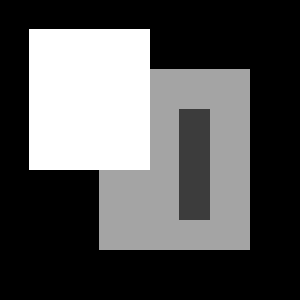
#> input picture Week6/week06_data/TestIm1.png, 300 x 300 px
$ jupyter execute --allow-errors Week6.ipynb
#> lines starting #> are read from the running program, lines starting #| are printed output that depends on the picture; after the words box and inside, x2 and y2 are one past the last pixel; in counts of white or black regions, pixels touching at a corner belong together
[cell 1]
import numpy as np
import cv2
import math
import matplotlib.pyplot as plt

# Ex 6.1

[cell 2]
def gaussian1DKernel(sigma):
    '''
    sigma: standard deviation
    '''

    half_length = np.ceil(4*sigma)               ## half_length = n*sigma in (u+n*sigma)
                                                 ## np.ceil: up floor
    x = np.arange(-half_length, half_length+1).reshape(-1,1)
    g =1/np.sqrt(2 * math.pi * (sigma**2)) * np.exp(-x**2 / (2*(sigma**2)))
    gd = -x/(sigma**2) * g
    return g, gd

[cell 3]
g, gd = gaussian1DKernel(1)
plt.figure(figsize=(3,3))
ax = plt.axes()
ax.plot(g)
ax.plot(gd)
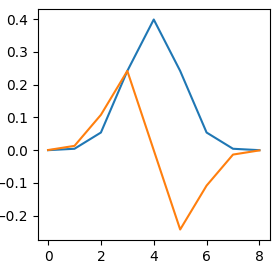
#> figure drawn by matplotlib, 1 panel

# Ex 6.2

[cell 4]
def gaussianSmoothing(im, sigma):
    g, gd = gaussian1DKernel(sigma)
    I = cv2.filter2D(cv2.filter2D(im, -1, g.T), -1, g)
    Ix = cv2.filter2D(cv2.filter2D(im, -1, gd.T), -1, g)
    Iy = cv2.filter2D(cv2.filter2D(im, -1, g.T), -1, gd)
    return I, Ix, Iy

[cell 5]
img = cv2.imread('./week06_data/TestIm1.png').astype('float32')
#> img: shape (300, 300, 3) float32; min 0, max 255, mean 84.8
gray = cv2.cvtColor(img, cv2.COLOR_BGR2GRAY)
I, Ix, Iy = gaussianSmoothing(gray, 2)
plt.subplot(1,3,1)
plt.imshow(I, cmap='gray')
plt.subplot(1,3,2)
plt.imshow(Ix, cmap='gray')
plt.subplot(1,3,3)
plt.imshow(Iy, cmap='gray')

[cell 6]
img = cv2.imread('./week06_data/TestIm2.png').astype('float32')
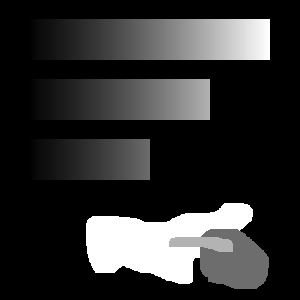
#> input picture Week6/week06_data/TestIm2.png, 300 x 300 px
#> img: shape (300, 300, 3) float32; min 0, max 255, mean 47.6
gray = cv2.cvtColor(img, cv2.COLOR_BGR2GRAY)
I, Ix, Iy = gaussianSmoothing(gray, 3)
#> call 2 of gaussianSmoothing, with sigma = 3
#> in gaussianSmoothing (call 2), `Ix = cv2.filter2D(cv2.filter2D(im, -1, gd.T), -1, g)`:
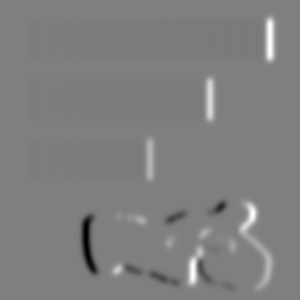
#> Ix: shape (300, 300) float32; min -33.59, max 33.45, mean 0; drawn with min black and max white
plt.subplot(1,3,1)
plt.imshow(I, cmap='gray')
plt.subplot(1,3,2)
plt.imshow(Ix, cmap='gray')
plt.subplot(1,3,3)
plt.imshow(Iy, cmap='gray')

# Ex 6.3

[cell 7]
def smoothedHessian(im, sigma, epsilon):
#> called with sigma = 2, epsilon = 0.3
    ge, _ = gaussian1DKernel(epsilon)
    I, Ix, Iy = gaussianSmoothing(im, sigma)

    '''
    Cx = cv2.filter2D(cv2.filter2D(Ix*Ix, -1, g), -1, g.T)
    Cxy = cv2.filter2D(cv2.filter2D(Ix*Iy, -1, g), -1, g.T)
    Cy = cv2.filter2D(cv2.filter2D(Iy*Iy, -1, g), -1, g.T)

    '''
    Cx = cv2.filter2D(Ix**2, -1, ge)
    Cxy = cv2.filter2D(Ix*Iy, -1, ge)
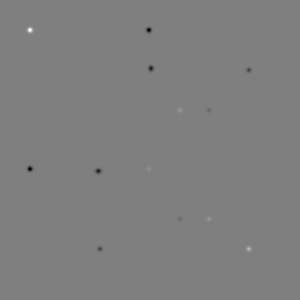
#> Cxy: shape (300, 300) float32; min -1198, max 1198, mean -0.7; drawn with min black and max white
    Cy = cv2.filter2D(Iy**2, -1, ge)

    return Cx, Cxy, Cy

[cell 8]
img = cv2.imread('./week06_data/TestIm1.png').astype('float32')
gray = cv2.cvtColor(img, cv2.COLOR_BGR2GRAY)
Cx, Cxy, Cy = smoothedHessian(gray, 2, 0.3)
plt.subplot(1,3,1)
plt.imshow(Cx, cmap='gray')
plt.subplot(1,3,2)
plt.imshow(Cxy, cmap='gray')
plt.subplot(1,3,3)
plt.imshow(Cy, cmap='gray')

[cell 9]
img = cv2.imread('./week06_data/TestIm2.png').astype('float32')
gray = cv2.cvtColor(img, cv2.COLOR_BGR2GRAY)
Cx, Cxy, Cy = smoothedHessian(gray, 2, 1)
plt.subplot(1,3,1)
plt.imshow(Cx, cmap='gray')
plt.subplot(1,3,2)
plt.imshow(Cxy, cmap='gray')
plt.subplot(1,3,3)
plt.imshow(Cy, cmap='gray')

# Ex 6.4

[cell 10]
def harrisMeasure(im, sigma, epsilon, k):
#> called with sigma = 2, epsilon = 0.33, k = 0.06
    Cx, Cxy, Cy = smoothedHessian(im, sigma, epsilon)
    r = Cx*Cy - Cxy**2 - k*((Cx + Cy)**2)
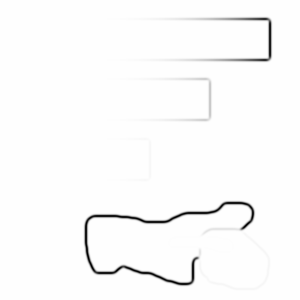
#> r: shape (300, 300) float32; min -606580.9, max 4.32, mean -9038.2; drawn with min black and max white
    return r

[cell 11]
img = cv2.imread('./week06_data/TestIm2.png').astype('float32')
gray = cv2.cvtColor(img, cv2.COLOR_BGR2GRAY)
r = harrisMeasure(gray, 2, 0.33, 0.06)
print(np.where(r==np.max(r)))
#| (array([234]), array([208]))

[cell 12]
0.8*r.astype('uint8').max()
#> Out = 204

[cell 13]
0.1*r.astype('uint8').max()
#> Out = 25.5

[cell 14]
plt.imshow(r, cmap='gray')

# Ex 6.5

[cell 15]
def cornerDetector(im, sigma, epsilon, k, tau):
#> called with sigma = 2, epsilon = 0.3, k = 0.06, tau = 240
    c = np.zeros_like(im)
    r = harrisMeasure(im.copy(), sigma, epsilon, k)
    r = r.astype('uint8')
    #print('r', r.astype('uint8').min())
    for i in range(1, r.shape[0]-1):
        for j in range(1, r.shape[1]-1):
            if r[i, j] > tau and r[i,j]>r[i+1,j] and r[i,j]>=r[i-1,j] and r[i,j]>r[i,j+1] and r[i,j]>=r[i,j-1]:
                c[i,j] = 1
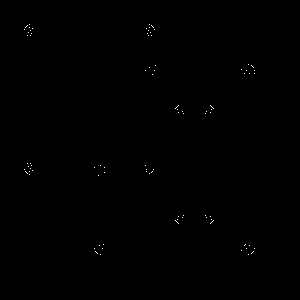
#> c: shape (300, 300) float32; values 0 (black) and 1 (white), 0.13% white in thin lines or dots, all inside (x1, y1, x2, y2) = (24, 24, 255, 255)

    corners = np.asarray(np.where(c==1)).T
    return corners

[cell 16]
img = cv2.imread('./week06_data/TestIm1.png').astype('float32')
gray = cv2.cvtColor(img.copy(), cv2.COLOR_BGR2GRAY)
#corners = cornerDetector(gray, 2, 0.3, 0.06, 100)  ## tau = (0.1*r.max()) ~ (0.8*r.max())
corners = cornerDetector(gray, 2, 0.3, 0.06, 240)  ## tau = (0.1*r.max()) ~ (0.8*r.max())
#> corners = 113 pairs, first value 24 to 254, second value 24 to 254
for corner in corners:
    img[corner[0], corner[1]] = [255, 0, 0]
#> this loop made 113 passes
#> corner on passes 1 to 12: [24, 29], [24, 149], [25, 27], [25, 151], [26, 26], [26, 152], [27, 25], [27, 29], [27, 149], [27, 153], [28, 32], [28, 146]
plt.imshow(img.astype('uint8'))

[cell 17]
img = cv2.imread('./week06_data/TestIm2.png').astype('float32')
gray = cv2.cvtColor(img.copy(), cv2.COLOR_BGR2GRAY)
corners = cornerDetector(gray, 1, 0.3, 0.06, 240)  ## tau = (0.1*r.max()) ~ (0.8*r.max())
#> call 2 of cornerDetector, with sigma = 1, epsilon = 0.3, k = 0.06, tau = 240
#> in gaussianSmoothing (call 7), `Iy = cv2.filter2D(cv2.filter2D(im, -1, g.T), -1, gd)`:
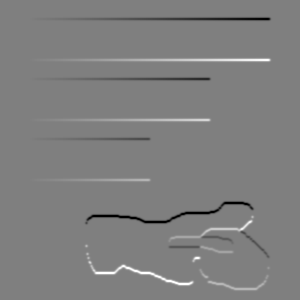
#> Iy: shape (300, 300) float32; min -92.76, max 92.76, mean 0; drawn with min black and max white
#> in cornerDetector (call 2), `r = r.astype('uint8')`:
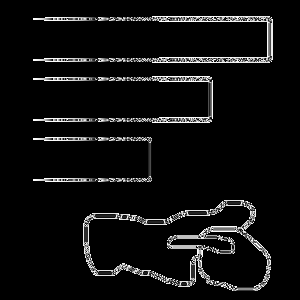
#> r: shape (300, 300); min 0, max 255, mean 15.2
#> after the loop in cornerDetector (call 2), `for i in range(1, r.shape[0]-1):`:
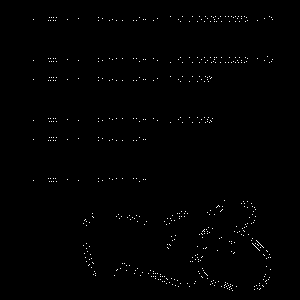
#> c: shape (300, 300) float32; values 0 (black) and 1 (white), 0.62% white in thin lines or dots, all inside (x1, y1, x2, y2) = (33, 16, 273, 291)
#> corners = 554 pairs, first value 16 to 290, second value 33 to 272
for corner in corners:
    img[corner[0], corner[1]] = [255, 0, 0]
#> this loop made 554 passes
#> corner on passes 1 to 3: [16, 170], [16, 182], [16, 192]
plt.imshow(img.astype('uint8'))

# Ex 6.6

[cell 18]
def cv_show(title, img):
    cv2.imshow(title, img)
    cv2.waitKey(0)                  ## Press any key to interrupt
    cv2.destroyAllWindows()

[cell 19]
img1 = cv2.imread('./week06_data/TestIm1.png')
#> img1 is the input picture: shape (300, 300, 3); min 0, max 255, mean 84.8
gray1 = cv2.cvtColor(img1.copy(), cv2.COLOR_BGR2GRAY)

img2 =cv2.imread('./week06_data/tristan.png')
#> (the rest of this cell did not finish here and is left out)

[cell 20]
Canny1 = cv2.Canny(gray1.copy(), 100, 200)
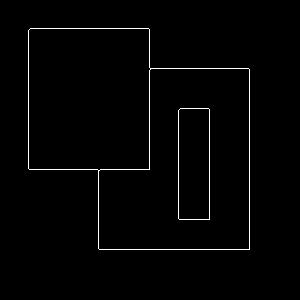
#> Canny1: shape (300, 300); 1.5% white in thin lines or dots, all inside (x1, y1, x2, y2) = (28, 28, 250, 250)
cv_show('test1',Canny1)
